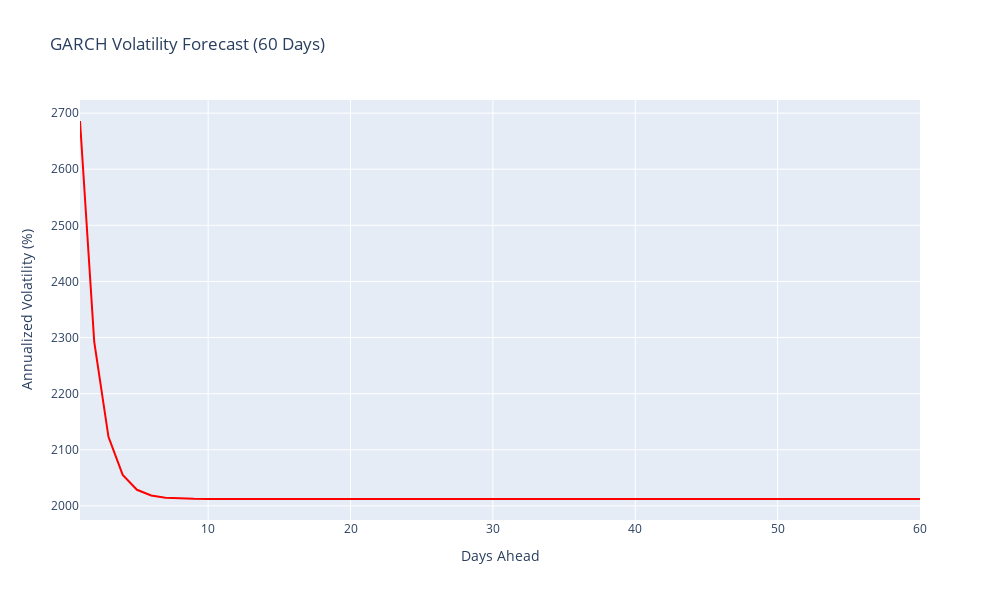

Notebook source saved alongside this figure:
### Code cell
# Forecast for next 60 days
print("Generating volatility forecast...")

# Generate forecast
model_forecast = model.forecast(horizon=60)

# Extract variance forecast properly
forecast_var = model_forecast.variance.dropna()
forecast_values = forecast_var.iloc[-1, :].values  # Last row contains 60-day forecast

# Convert to annualized volatility percentage
forecast_vol_pct = np.sqrt(forecast_values * 252) * 100

# Create proper DataFrame
forecast_df = pd.DataFrame({
    'Days_Ahead': np.arange(1, len(forecast_vol_pct) + 1),
    'Volatility_Pct': forecast_vol_pct
})

# Create plot with explicit x and y
fig = px.line(forecast_df, x='Days_Ahead', y='Volatility_Pct',
              title='GARCH Volatility Forecast (60 Days)',
              labels={'Days_Ahead': 'Days Ahead', 
                     'Volatility_Pct': 'Annualized Volatility (%)'})
fig.update_traces(line_color='red')
fig.show()

### Figure 1 — Plotly figure (JSON) as saved in the notebook; plotly's stock layout.template omitted (floating-point values rounded to 4 significant figures)
{"data": [{"hovertemplate": "Days Ahead=%{x}<br>Annualized Volatility (%)=%{y}<extra></extra>", "legendgroup": "", "line": {"color": "red", "dash": "solid"}, "marker": {"symbol": "circle"}, "mode": "lines", "name": "", "orientation": "v", "showlegend": false, "type": "scatter", "x": [1, 2, 3, 4, 5, 6, 7, 8, 9, 10, 11, 12, 13, 14, 15, 16, 17, 18, 19, 20, 21, 22, 23, 24, 25, 26, 27, 28, 29, 30, 31, 32, 33, 34, 35, 36, 37, 38, 39, 40, 41, 42, 43, 44, 45, 46, 47, 48, 49, 50, 51, 52, 53, 54, 55, 56, 57, 58, 59, 60], "xaxis": "x", "y": [2686.0, 2292.0, 2123.0, 2055.0, 2029.0, 2019.0, 2015.0, 2013.0, 2013.0, 2012.0, 2012.0, 2012.0, 2012.0, 2012.0, 2012.0, 2012.0, 2012.0, 2012.0, 2012.0, 2012.0, 2012.0, 2012.0, 2012.0, 2012.0, 2012.0, 2012.0, 2012.0, 2012.0, 2012.0, 2012.0, 2012.0, 2012.0, 2012.0, 2012.0, 2012.0, 2012.0, 2012.0, 2012.0, 2012.0, 2012.0, 2012.0, 2012.0, 2012.0, 2012.0, 2012.0, 2012.0, 2012.0, 2012.0, 2012.0, 2012.0, 2012.0, 2012.0, 2012.0, 2012.0, 2012.0, 2012.0, 2012.0, 2012.0, 2012.0, 2012.0], "yaxis": "y"}], "layout": {"height": 600, "legend": {"tracegroupgap": 0}, "title": {"text": "GARCH Volatility Forecast (60 Days)"}, "width": 1000, "xaxis": {"anchor": "y", "domain": [0, 1], "title": {"text": "Days Ahead"}}, "yaxis": {"anchor": "x", "domain": [0, 1], "title": {"text": "Annualized Volatility (%)"}}}}
